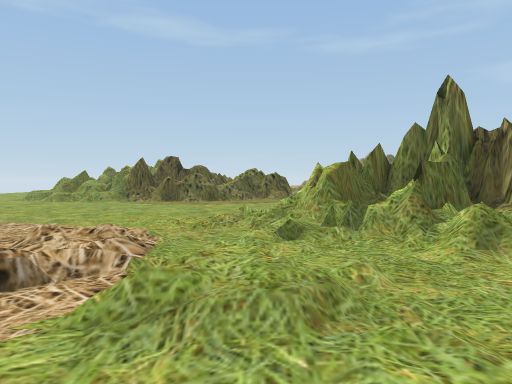
[1] (above)

21 first-person views from a walk through a scene from a Unity 3-D project. The camera is 1.4 m above the floor, tilts 2° down and sees 70° across. The floor is counted in squares, 2 m on a side. Each view is taken from the middle of a square. On the plan, view 1 faces up. The plan holds only what a view shows up to about 11 squares ahead; the rest is blank. The place goes on beyond the plan. The player character is not drawn. Door leaves are left out, so doorways stand open. Some surface patterns are stand-ins.

[2]
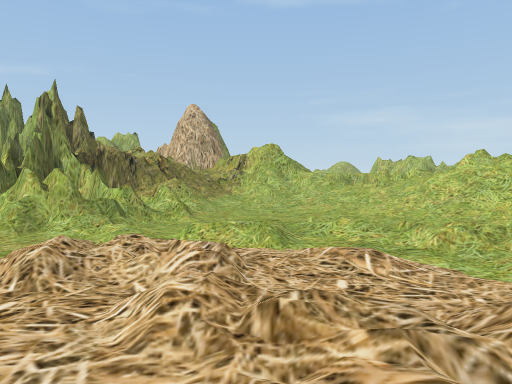

[3]
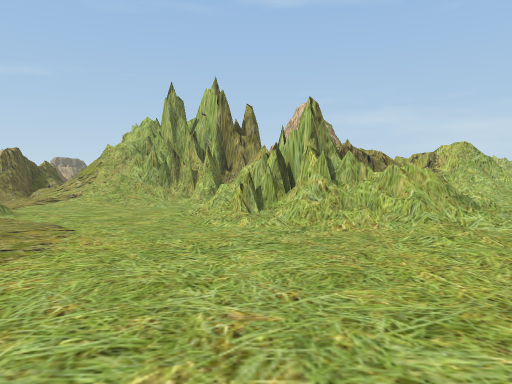

[4]
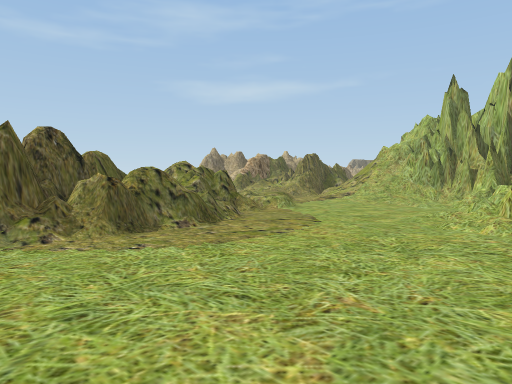

[5]
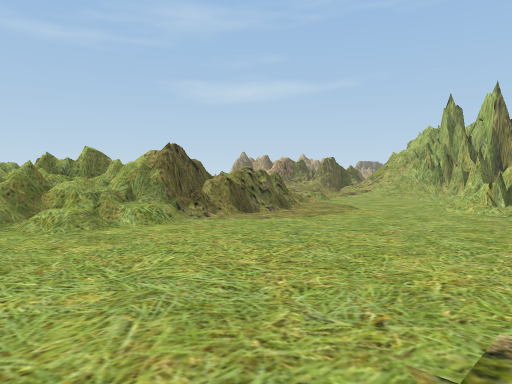

[6]
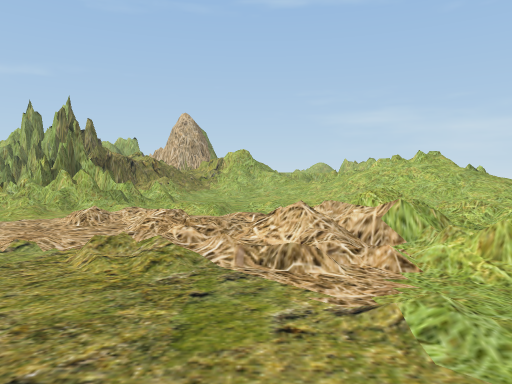

[7]
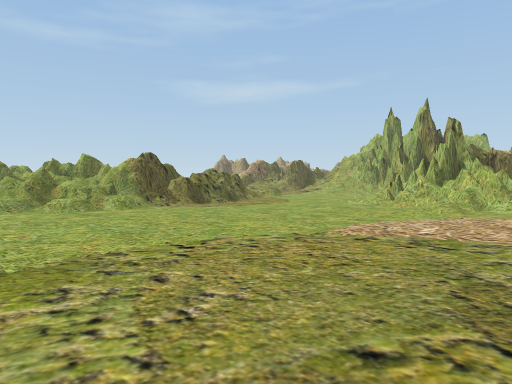

[8]
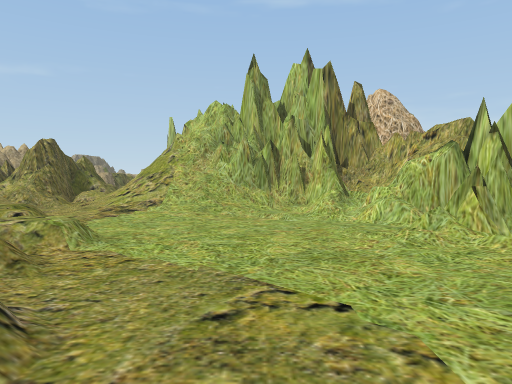

[9]
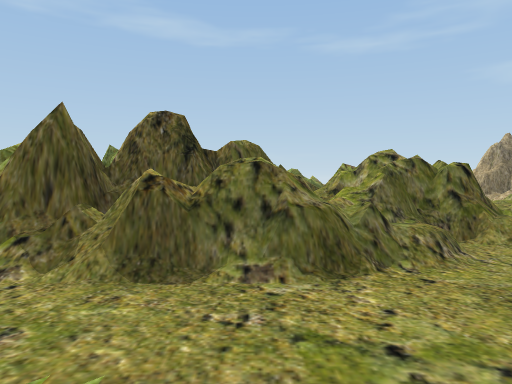

[10]
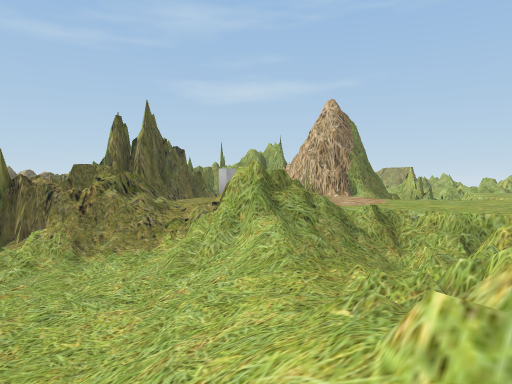

[11]
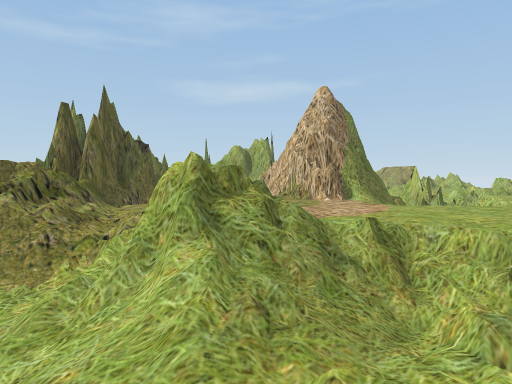

[12]
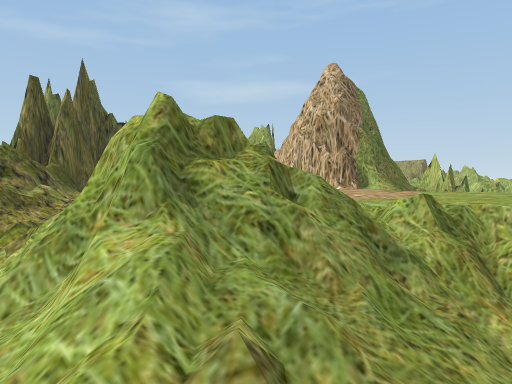

[13]
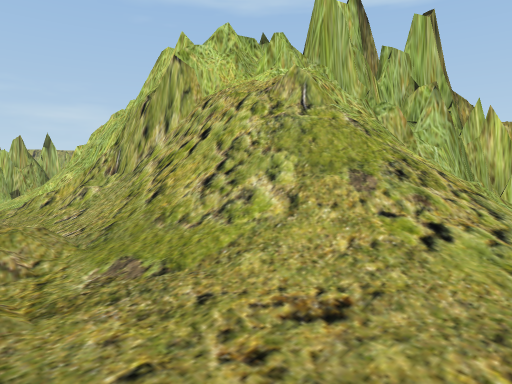

[14]
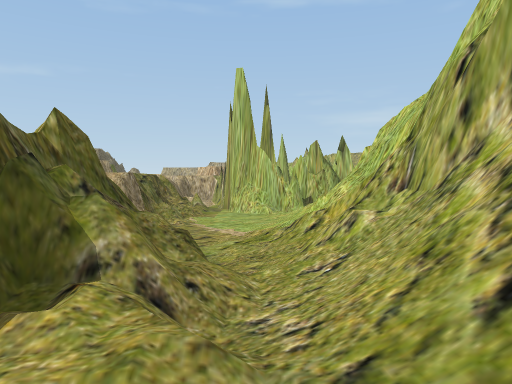

[15]
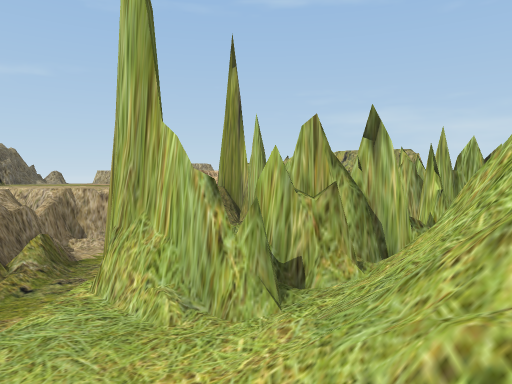

[16]
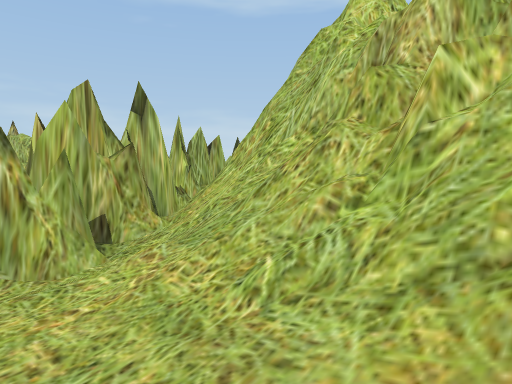

[17]
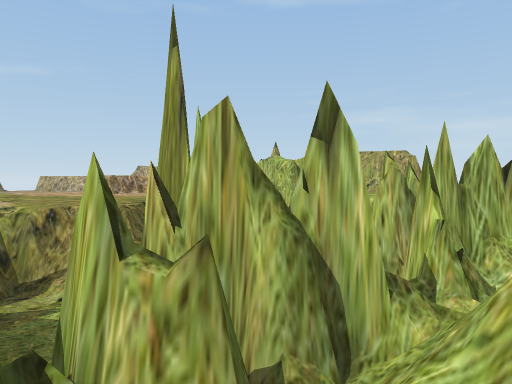

[18]
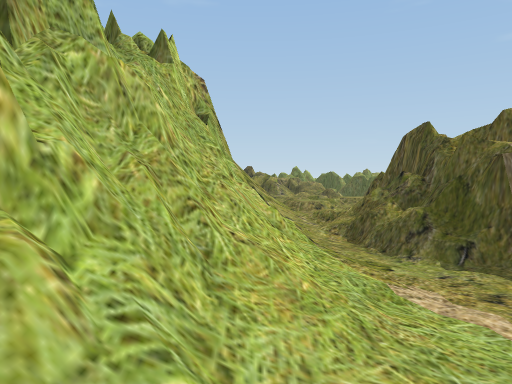

[19]
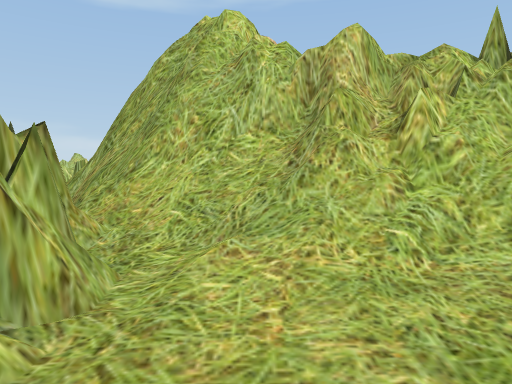

[20]
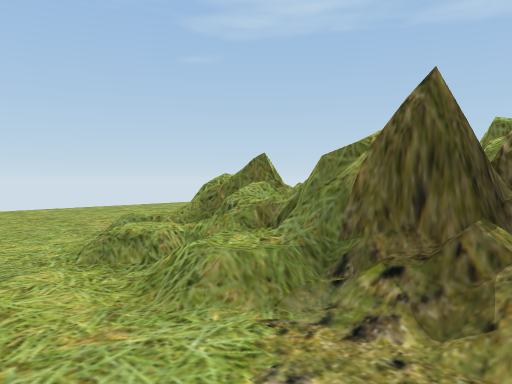

[21]
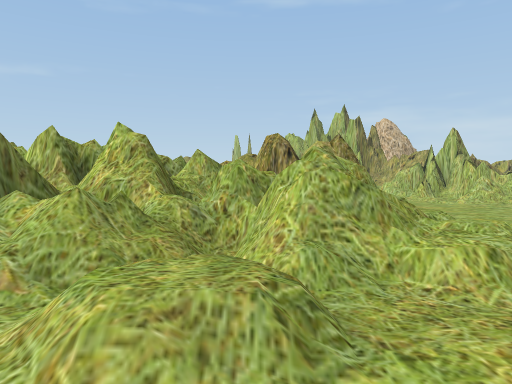

### Floor plan
Key: @ floor where view 1 was taken; # wall or solid block; x gap in a wall; . main floor; : floor 0.25 m higher than the main floor; + floor 0.5 m higher than the main floor; * floor 1 m higher than the main floor; % floor 1.75 m higher than the main floor; & floor 2 m higher than the main floor; / step, stairs or slope; = window, fence, low wall or low ledge; v drop or lower ground.
Columns run from 11 left of view 1 to 24 right of it. Each row starts with its distance up from view 1.
 16    /##  #     ///./####.../..###
 15   //=#  # =#= ///////////..###.###
 14 ..//######=## :.////###////### :##
 13 .../=#####==#+..//=#######//##
 12 .... =/###=.....//##    ######     #
 11 .....//........./##        ##=x#   #
 10    ............./##         #=.#   #
  9    ..........//==###           #
  8    ........../###v####        =
  7    ......../=####====         v
  6   ........:=######      #
  5   ........./####==     =#
  4   .......////=/==&    &###
  3   ....././//./.// =  &&&### #
  2     ..//////...//## &&&&   vv
  1    ...////.//..//#= &&&&  vv
  0     ./#=///@..////%&&&&&%
 -1      /#=.=//.////#=*&&&&&
 -2        :.// ////=== &&
 -3            ///= ==
 -4            ///=#
 -5            // =#
 -6               =

Positions as (right, up) in squares from view 1, and headings:
1: (0, 0), facing up
2: (-5, 2), facing right
3: (-5, 8), facing right
4: (-5, 7), facing up-right
5: (-8, 6), facing up-right
6: (-8, 1), facing right
7: (-9, 3), facing up-right
8: (-2, 11), facing right
9: (-2, 9), facing up
10: (2, -3), facing up-right
11: (4, -2), facing up-right
12: (5, -1), facing up-right
13: (5, 16), facing down-right
14: (7, 15), facing right
15: (13, 14), facing right
16: (13, 15), facing down-right
17: (15, 13), facing right
18: (15, 14), facing left
19: (15, 16), facing down
20: (-3, 10), facing up-left
21: (-10, 14), facing right
